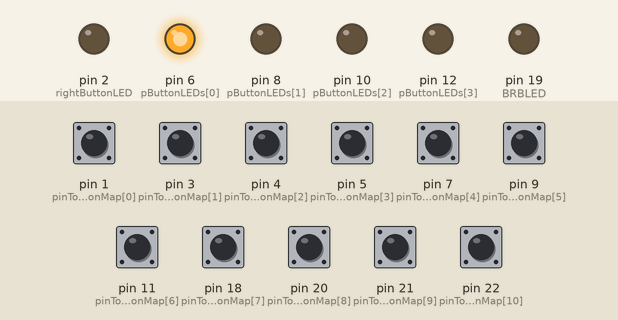
Simulated run of this sketch. Board: Arduino Leonardo, built with avr-gcc and run on an emulated ATmega32U4. On the bench: output pins drawn as LEDs (lit = HIGH). The test bench sets the inputs (shaded band); at power-on: pin 1 (pinToButtonMap[0]), pin 3 (pinToButtonMap[1]), pin 4 (pinToButtonMap[2]), pin 5 (pinToButtonMap[3]), pin 7 (pinToButtonMap[4]), pin 9 (pinToButtonMap[5]), pin 11 (pinToButtonMap[6]), pin 18 (pinToButtonMap[7]), pin 20 (pinToButtonMap[8]), pin 21 (pinToButtonMap[9]), pin 22 (pinToButtonMap[10]) HIGH. USB keyboard and mouse output is not drawn.

Above: at 1.2 s.
1.3 s: pin 1 (pinToButtonMap[0]) pulled LOW for 0.15 s
At 2.1 s:
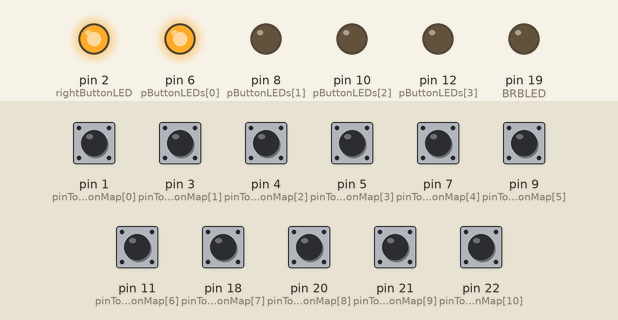
2.9 s: pin 7 (pinToButtonMap[4]) pulled LOW for 0.15 s
At 3.3 s:
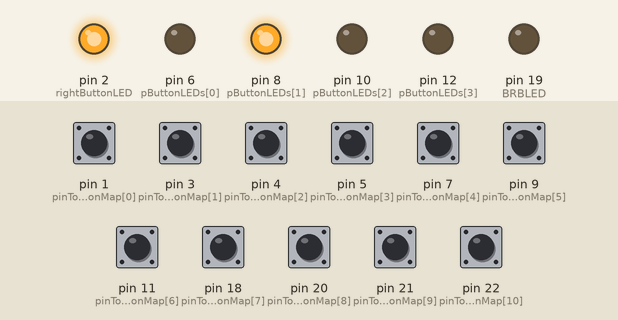
6.0 s: pin 9 (pinToButtonMap[5]) pulled LOW for 0.15 s
At 7.6 s:
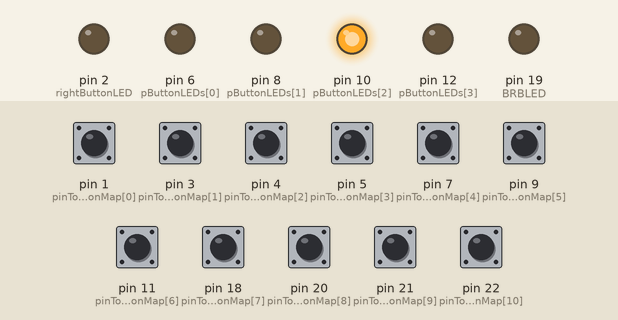
7.9 s: pin 11 (pinToButtonMap[6]) pulled LOW for 0.15 s
At 8.4 s:
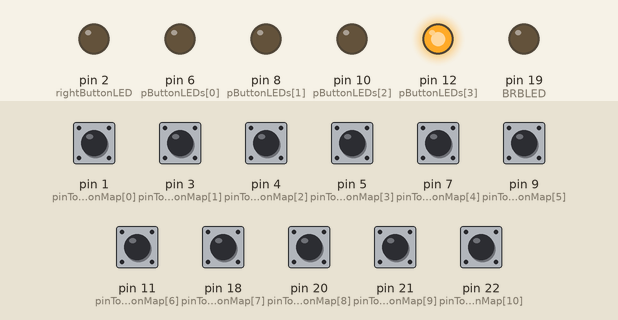
9.5 s: pin 18 (pinToButtonMap[7]) pulled LOW for 0.15 s
At 10.7 s:
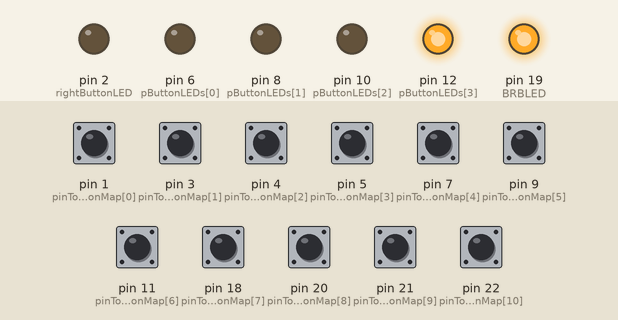
11.1 s: pin 5 (pinToButtonMap[3]) pulled LOW for 0.15 s
At 12.1 s:
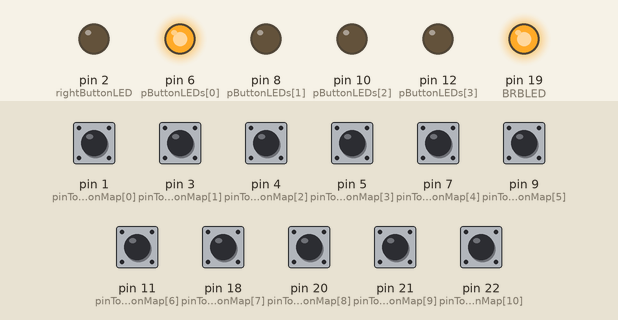
Timing chart, 0 to 15.2 s (numbered marks = the images above; inputs shaded):
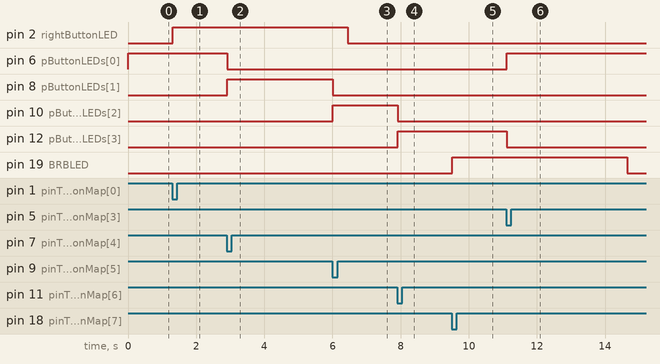

Measured:
- after the input at 1.3 s, pin 2 (rightButtonLED): LOW → HIGH at once
- after the input at 2.9 s, pin 6 (pButtonLEDs[0]): HIGH → LOW at once; pin 8 (pButtonLEDs[1]): LOW → HIGH at once
- after the input at 6.0 s, pin 8 (pButtonLEDs[1]): HIGH → LOW at once; pin 10 (pButtonLEDs[2]): LOW → HIGH at once
- after the input at 7.9 s, pin 10 (pButtonLEDs[2]): HIGH → LOW at once; pin 12 (pButtonLEDs[3]): LOW → HIGH at once
- after the input at 9.5 s, pin 19 (BRBLED): LOW → HIGH at once
- after the input at 11.1 s, pin 6 (pButtonLEDs[0]): LOW → HIGH at once; pin 12 (pButtonLEDs[3]): HIGH → LOW at once

The sketch:

DriveStation2017.ino
```cpp
#include <Joystick.h>

// Requires joystick library from https://github.com/MHeironimus/ArduinoJoystickLibrary/tree/master/Joystick

Joystick_ Joystick;

void setup() {
  // Initialize Button Pins
  pinMode(1, INPUT_PULLUP); // Right button
  pinMode(3, INPUT_PULLUP); // Right rocker up
  pinMode(4, INPUT_PULLUP); // Right rocker down
  pinMode(5, INPUT_PULLUP); // Left progression button 1
  pinMode(7, INPUT_PULLUP); // Left progression button 2
  pinMode(9, INPUT_PULLUP); // Left progression button 3
  pinMode(11, INPUT_PULLUP); // Left progression button 4
  pinMode(18, INPUT_PULLUP); // A0 - Left Big Red Button (BRB)
  pinMode(20, INPUT_PULLUP); // A2 - Left switch
  pinMode(21, INPUT_PULLUP); // A3 - Left rocker up
  pinMode(22, INPUT_PULLUP); // A4 - Left rocker down

  // Initialize LED Pins
  pinMode(2, OUTPUT); // Right button LED
  pinMode(6, OUTPUT); // Left progression button 1 LED
  pinMode(8, OUTPUT); // Left progression button 2 LED
  pinMode(10, OUTPUT); // Left progression button 3 LED
  pinMode(12, OUTPUT); // Left progression button 4 LED
  pinMode(19, OUTPUT); // A1 - Left Big Red Button (BRB) LED

  // Initialize Joystick Library
  Joystick.begin();
}

// Constant array that lists buttons (the order of the buttons in this list represents the button number that will be presented to the drive station, e.g pinToButtonMap[0] will be button 1, pinToButtonMap[1] will be button 2, etc. Changing the order in the array will adjust the button order presented.
const int pinToButtonMap[11] = {1,3,4,5,7,9,11,18,20,21,22};

// Last state of the button
int lastButtonState[11] = {0,0,0,0,0,0,0,0,0,0,0};

// Constants for buttons in progression with LEDs and the associated LEDs
const int pLEDButtons[4] = {5,7,9,11};
const int pButtonLEDs[4] = {6,8,10,12};

// Last button selected in progression
int pLast = 0;

// Constants for individual LED buttons
const int BRB = 18; // A0
const int BRBLED = 19; // A1
const int BRBLEDTime = 5000;
const int rightButton = 1;
const int rightButtonLED = 2;
const int rightButtonLEDTime = 5000;

// Time last button press for individual LED buttons
unsigned long BRBLast = 0;
unsigned long rightButtonLast = 0;

void loop() {

  // Read pin values
  for (int index = 0; index < 11; index++) {
    int currentButtonState = !digitalRead(pinToButtonMap[index]);
    if (currentButtonState != lastButtonState[index]) {
        Joystick.setButton(index, currentButtonState);
        lastButtonState[index] = currentButtonState;
    }
    // last pressed in progression array
    for (int subindex = 0; subindex < 4; subindex++) {
      if (pinToButtonMap[index] == pLEDButtons[subindex] and currentButtonState == 1) {
        pLast = subindex;
      }
    }
    // BRB last pressed
    if (pinToButtonMap[index] == BRB and currentButtonState == 1) {
      BRBLast = millis();
    }
    // right button last pressed
    if (pinToButtonMap[index] == rightButton and currentButtonState == 1) {
      rightButtonLast = millis();
    }
  }
  // LED button progression - keeps the most recently pressed LED on until other button selected in the progression
  for (int index = 0; index < 4; index++) {
    if (index == pLast) {
      digitalWrite(pButtonLEDs[index], HIGH);
    } else {
      digitalWrite(pButtonLEDs[index], LOW);
    }
  }
  // BRB LED hold - keeps the BRB LED on for period defined by BRBLEDTime
  if (BRBLast != 0 and BRBLast + BRBLEDTime > millis()) {
    digitalWrite(BRBLED, HIGH);
  } else {
    digitalWrite(BRBLED, LOW);
  }
  // Right button hold - keeps the right button LED on for a period defined by rightButtonLEDTime
  if (rightButtonLast != 0 and rightButtonLast + rightButtonLEDTime > millis()) {
    digitalWrite(rightButtonLED, HIGH);
  } else {
    digitalWrite(rightButtonLED, LOW);
  }

  delay(10);
}
```
